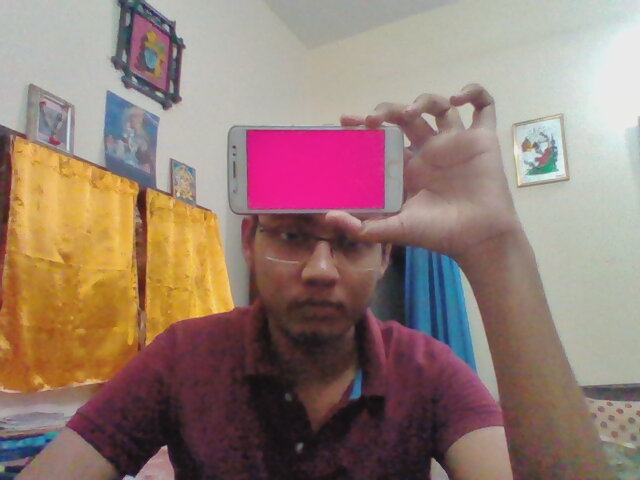
#> input picture User/Test1.jpg, 640 x 480 px; its folder holds only this picture in this run
$ python -i processImage.py   (imports and definitions only)
#> lines starting #> are read from the running program, lines starting #| are printed output that depends on the picture
import base64
import pickle
import numpy as np
from cv2 import cv2

# Loading the saved values
# [2 lines not run here, left out]
# [1 line that did not run here, left out]

# Draw Contour (Used internally)
def getContour(img, imgContour):
	contour, _ = cv2.findContours(img, cv2.RETR_EXTERNAL, cv2.CHAIN_APPROX_NONE)
	global h
	found = False
	h = 0
	for cnt in contour:
		area = cv2.contourArea(cnt)
		peri = cv2.arcLength(cnt, True) # True shows that the shape is closed
		approx = cv2.approxPolyDP(cnt, 0.02*peri, True)
		area = cv2.contourArea(cnt)
		if 4 <= len(approx) <= 7 and area > area_min:
			found = True
			cv2.drawContours(imgContour, cnt, -1, (255, 0, 255), 3)
			x, y, w, h = cv2.boundingRect(approx)
			cv2.rectangle(imgContour, (x,y), (x+w, y+h), (0,255,0), 3)
	return found, h

# Calculate Height of the image
def calculateHeight(image, standardHeight):
	imageHeight = image.shape[0]
	return float('{:.2f}'.format(imageHeight / standardHeight))

# Mark the images if standard detected
def identifyMark(base64Image):
	img_str = base64.b64decode(base64Image)

	nparr = np.fromstring(img_str, np.uint8)
	image = cv2.imdecode(nparr, cv2.IMREAD_COLOR)
	imgHSV = cv2.cvtColor(image, cv2.COLOR_BGR2HSV)
	lower = np.array([h_min, s_min, v_min])
	upper = np.array([h_max, s_max, v_max])
	mask = cv2.inRange(imgHSV, lower, upper)
	mask = cv2.cvtColor(mask, cv2.COLOR_GRAY2BGR)
	imgCanny = cv2.Canny(mask, threshold1, threshold2)
	kernel = np.ones((5,5))
	imgDil = cv2.dilate(imgCanny, kernel, iterations=1)
	found, standardHeight = getContour(imgDil, image)

	img_str = cv2.imencode('.jpg', image)[1].tobytes()
	base64ImageReturn = base64.b64encode(img_str)

	height = calculateHeight(image, standardHeight)
	return ('yes' if found else 'no'), base64ImageReturn, height

>>> import cv2
>>> picture = cv2.imread('../../User/Test1.jpg', cv2.IMREAD_GRAYSCALE)
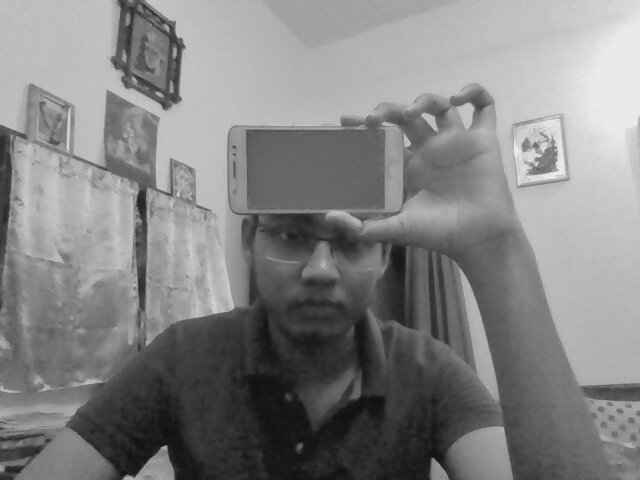
#> picture: shape (480, 640); min 9, max 242, mean 131.1
>>> result = identifyMark(picture)
#> in identifyMark, `nparr = np.fromstring(img_str, np.uint8)`: nparr = 119 values, max 251 at index 92, min 0 at index 114, mean 115.1
#> (the run stopped early here; a loop or call above may not have finished)

$ run again, on User/Test2.jpg
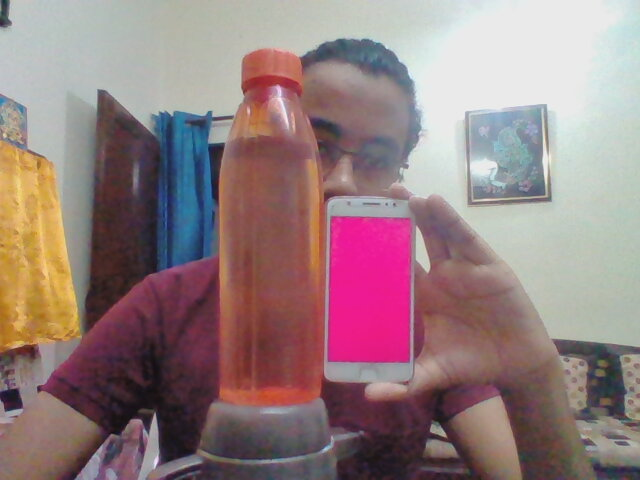
#> input picture User/Test2.jpg, 640 x 480 px
#> `picture = cv2.imread('../../User/Test1.jpg', cv2.IMREAD_GRAYSCALE)`:
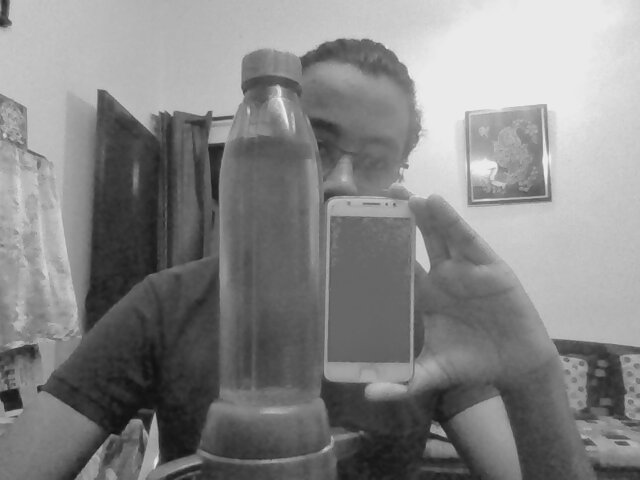
#> picture: shape (480, 640); min 15, max 241, mean 133.1
#> nparr = 20 values, max 251 at index 6, min 39 at index 13, mean 149.4

$ run again, on User/1.png
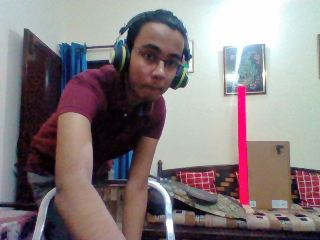
#> input picture User/1.png, 320 x 240 px
#> `picture = cv2.imread('../../User/Test1.jpg', cv2.IMREAD_GRAYSCALE)`:
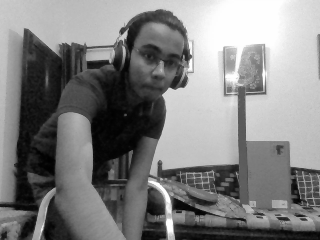
#> picture: shape (240, 320); min 0, max 255, mean 128.6
#> nparr = 86 values, max 251 at index 7, min 0 at index 54, mean 97.9
